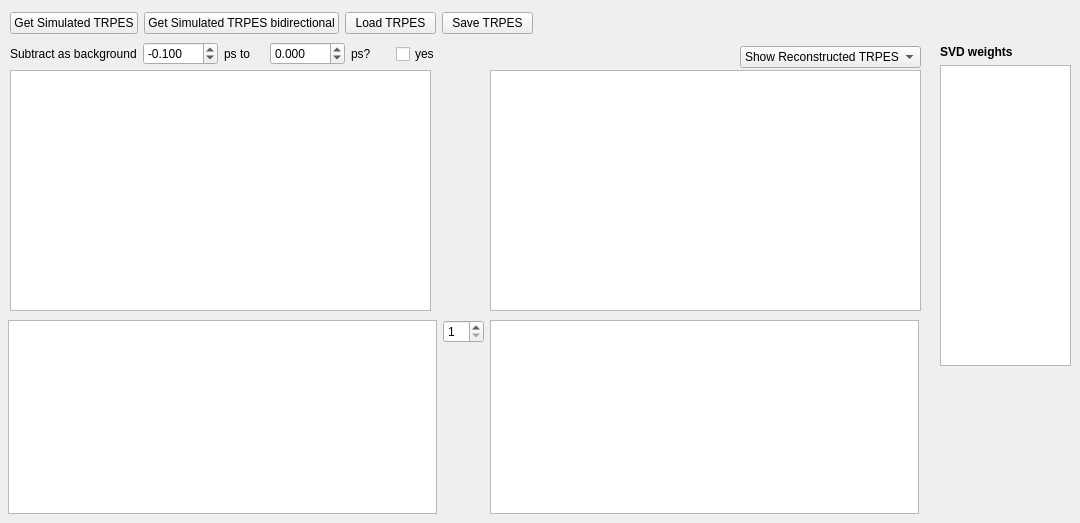
    <widget class="QWidget" name="tab_2">
     <attribute name="title">
      <string>SVD analysis</string>
     </attribute>
     <attribute name="toolTip">
      <string>SVD analysis of a TRPES. 
This is a purely mathematical procedure,
 no kinetic mechanism is assumed! 
Can be used to 'filter' out noise</string>
     </attribute>
     <widget class="QWidget" name="layoutWidget">
      <property name="geometry">
       <rect>
        <x>10</x>
        <y>10</y>
        <width>523</width>
        <height>27</height>
       </rect>
      </property>
      <layout class="QHBoxLayout" name="horizontalLayout">
       <item>
        <widget class="QPushButton" name="pushButton_get_simulated_TRPES">
         <property name="text">
          <string>Get Simulated TRPES</string>
         </property>
        </widget>
       </item>
       <item>
        <widget class="QPushButton" name="pushButton_get_simulated_TRPES_bidir">
         <property name="text">
          <string>Get Simulated TRPES bidirectional</string>
         </property>
        </widget>
       </item>
       <item>
        <widget class="QPushButton" name="pushButton_load_TRPES">
         <property name="text">
          <string>Load TRPES</string>
         </property>
        </widget>
       </item>
       <item>
        <widget class="QPushButton" name="pushButton_Save_TRPES">
         <property name="text">
          <string>Save TRPES</string>
         </property>
        </widget>
       </item>
      </layout>
     </widget>
     <widget class="GraphicsLayoutWidget" name="viewer_sim_trpes_SVD">
      <property name="geometry">
       <rect>
        <x>10</x>
        <y>70</y>
        <width>421</width>
        <height>241</height>
       </rect>
      </property>
      <property name="toolTip">
       <string>TRPES:
Scroll pour zoom, 
click on 'A' in the lower-left corner to get back
 Dragging the lines of the colobar on the right changes the z-scale
Right Mouse-click for more options (e.g. log-scale of the time-axis)</string>
      </property>
     </widget>
     <widget class="QComboBox" name="comboBox_SVD_show_residual">
      <property name="geometry">
       <rect>
        <x>740</x>
        <y>46</y>
        <width>181</width>
        <height>22</height>
       </rect>
      </property>
      <item>
       <property name="text">
        <string>Show Reconstructed TRPES</string>
       </property>
      </item>
      <item>
       <property name="text">
        <string>Show Residual</string>
       </property>
      </item>
     </widget>
     <widget class="QWidget" name="layoutWidget_38">
      <property name="geometry">
       <rect>
        <x>10</x>
        <y>40</y>
        <width>430</width>
        <height>28</height>
       </rect>
      </property>
      <layout class="QHBoxLayout" name="horizontalLayout_111">
       <item>
        <widget class="QLabel" name="label_84">
         <property name="text">
          <string>Subtract as background</string>
         </property>
        </widget>
       </item>
       <item>
        <widget class="QDoubleSpinBox" name="doubleSpinBox_global_bg_subtract_from_svd">
         <property name="decimals">
          <number>3</number>
         </property>
         <property name="minimum">
          <double>-500.000000000000000</double>
         </property>
         <property name="maximum">
          <double>500.000000000000000</double>
         </property>
         <property name="value">
          <double>-0.100000000000000</double>
         </property>
        </widget>
       </item>
       <item>
        <widget class="QLabel" name="label_118">
         <property name="text">
          <string>ps to</string>
         </property>
        </widget>
       </item>
       <item>
        <widget class="QDoubleSpinBox" name="doubleSpinBox_global_bg_subtract_to_svd">
         <property name="decimals">
          <number>3</number>
         </property>
         <property name="minimum">
          <double>-500.000000000000000</double>
         </property>
         <property name="maximum">
          <double>500.000000000000000</double>
         </property>
         <property name="value">
          <double>0.000000000000000</double>
         </property>
        </widget>
       </item>
       <item>
        <widget class="QLabel" name="label_119">
         <property name="text">
          <string>ps?</string>
         </property>
        </widget>
       </item>
       <item>
        <widget class="QCheckBox" name="checkBox_global_subtract_background_svd">
         <property name="text">
          <string>yes</string>
         </property>
        </widget>
       </item>
      </layout>
     </widget>
     <widget class="QWidget" name="layoutWidget">
      <property name="geometry">
       <rect>
        <x>8</x>
        <y>320</y>
        <width>911</width>
        <height>194</height>
       </rect>
      </property>
      <layout class="QHBoxLayout" name="horizontalLayout_97">
       <item>
        <widget class="PlotWidget" name="viewer_SVD_time"/>
       </item>
       <item>
        <layout class="QVBoxLayout" name="verticalLayout_20">
         <item>
          <widget class="QSpinBox" name="spinBox_SVD_which_component">
           <property name="minimum">
            <number>1</number>
           </property>
           <property name="value">
            <number>1</number>
           </property>
          </widget>
         </item>
         <item>
          <spacer name="verticalSpacer_3">
           <property name="orientation">
            <enum>Qt::Vertical</enum>
           </property>
           <property name="sizeHint" stdset="0">
            <size>
             <width>20</width>
             <height>158</height>
            </size>
           </property>
          </spacer>
         </item>
        </layout>
       </item>
       <item>
        <widget class="PlotWidget" name="viewer_SVD_energy"/>
       </item>
      </layout>
     </widget>
     <widget class="GraphicsLayoutWidget" name="viewer_sim_trpes_SVD_simulated">
      <property name="geometry">
       <rect>
        <x>490</x>
        <y>70</y>
        <width>431</width>
        <height>241</height>
       </rect>
      </property>
      <property name="toolTip">
       <string>Reconstructed TRPES:
 The factors displayed in the two button graphs are used for reconstruction
Scroll pour zoom, 
click on 'A' in the lower-left corner to get back
 Dragging the lines of the colobar on the right changes the z-scale
Right Mouse-click for more options (e.g. log-scale of the time-axis)</string>
      </property>
     </widget>
     <widget class="QWidget" name="layoutWidget">
      <property name="geometry">
       <rect>
        <x>940</x>
        <y>45</y>
        <width>131</width>
        <height>321</height>
       </rect>
      </property>
      <layout class="QVBoxLayout" name="verticalLayout_27">
       <item>
        <widget class="QLabel" name="label_24">
         <property name="font">
          <font>
           <weight>75</weight>
           <bold>true</bold>
          </font>
         </property>
         <property name="text">
          <string>SVD weights</string>
         </property>
        </widget>
       </item>
       <item>
        <widget class="QTextBrowser" name="textBrowser_SVD_overview">
         <property name="toolTip">
          <string>Weights of the different SVD parameters.
The autocorrelation value reflects whether parameter is 'real' signal(&gt;0.5), 
or most likely only noise(&lt;0.5).</string>
         </property>
         <property name="whatsThis">
          <string>Weights of the different SVD parameters.
The autocorrelation value reflects whether parameter is 'real' signal(&gt;0.5), 
or most likely only noise(&lt;0.5).</string>
         </property>
        </widget>
       </item>
      </layout>
     </widget>
    </widget>
